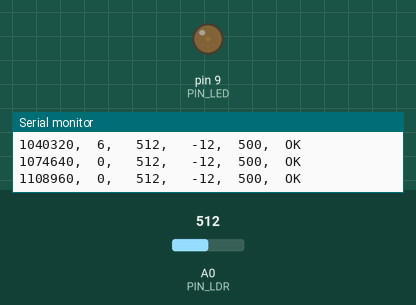
The sketch below on a simulated Arduino Uno, built with avr-gcc and run on an emulated ATmega328P. Shown: output pins drawn as LEDs (lit = HIGH), the last lines printed to the serial monitor. The test bench sets the inputs (shaded band); at power-on: A0 (PIN_LDR) = 512.

Above: at 1.2 s.
1.3 s: A0 (PIN_LDR) set to 306
At 1.51 s:
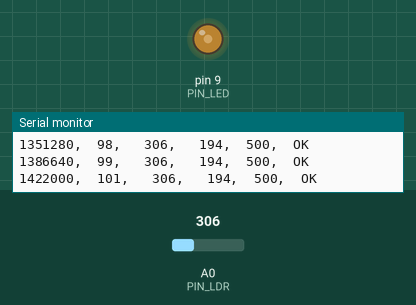
4.3 s: A0 (PIN_LDR) set to 122
At 4.73 s:
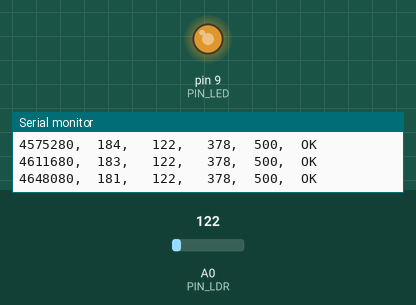
7.3 s: A0 (PIN_LDR) set to 511
Timing chart, 0 to 16.3 s (numbered marks = the images above; inputs shaded):
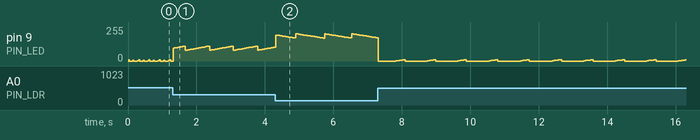

The sketch:

proportional_integral_ctrl.ino
```cpp
#define GAIN_K 2
#define INTEGRAL_TIME 0.001

#define PIN_LED 9
#define PIN_LDR A0

#define SAMPLE_TIME 250

int ctrl_u = 0;		   // value output to the PWM (analog out)
int ctrl_e = 0;		   // error value
int ctrl_y = 0;		   // value at the LDR voltage divider
int ctrl_ref = 500;
int ctrl_ui = 0;
int ctrl_ui_before = 0;

unsigned long start_time;
unsigned long end_time;
unsigned long write_time;
long delay_time;

void setup() {
  pinMode(PIN_LED, OUTPUT);

  // initialize serial communications at 9600 bps:
  Serial.begin(9600);
  Serial.println("time,\tctrl_u,\tctrl_y,\tctrl_e,\t ctrl_refs");
}


void loop() {

  start_time = micros();
	ctrl_y = analogRead(PIN_LDR);
	ctrl_e = ctrl_ref - ctrl_y;
	/* Proportional
  ctrl_u = GAIN_K*ctrl_e;

  */
  /*Proportinal-Integral*/
  ctrl_ui = ctrl_ui_before + SAMPLE_TIME/INTEGRAL_TIME * ctrl_e;
  ctrl_u = GAIN_K * ctrl_e + GAIN_K*INTEGRAL_TIME * (ctrl_ui + ctrl_e);

  ctrl_u = map(ctrl_u, 0, 1023, 0, 255); // Doesn't constrain to within range
	ctrl_u = constrain(ctrl_u, 0, 255);
  //	if(ctrl_u < 0)
  //		ctrl_u = 0;
  //	else if(ctrl_u > 255)
  //		ctrl_u = 255;

  write_time = micros();
  end_time = micros();
  ctrl_ui_before = ctrl_ui;


  delay_time = SAMPLE_TIME - (end_time - start_time);
  delayMicroseconds(delay_time);
	analogWrite(PIN_LED, ctrl_u);

  Serial.print(write_time);

  Serial.print(",\t");
	Serial.print(ctrl_u);
	Serial.print(",\t ");
	Serial.print(ctrl_y);
	Serial.print(",\t ");
	Serial.print(ctrl_e);
  Serial.print(",\t");
  Serial.print(ctrl_ref);
  Serial.print(",\t");
  if(delay_time > 0)
    Serial.println("OK");
  else
    Serial.println("NOT OK");


}
```
